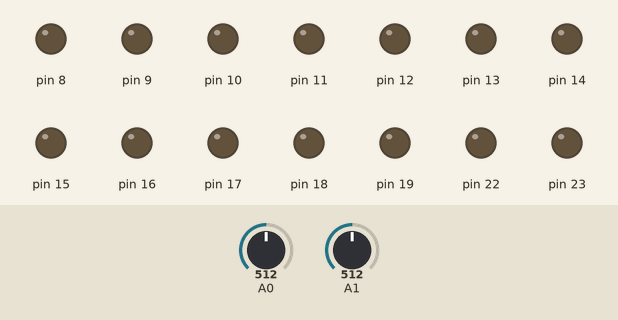
This sketch was run on a simulated Arduino Uno, built with avr-gcc and run on an emulated ATmega328P. Parts: output pins drawn as LEDs (lit = HIGH). The test bench sets the inputs (shaded band); at power-on: A0 = 512, A1 = 512.

Above: at 0.8 s.
0.9 s: A0 set to 104
2.4 s: A0 set to 94
At 3.4 s:
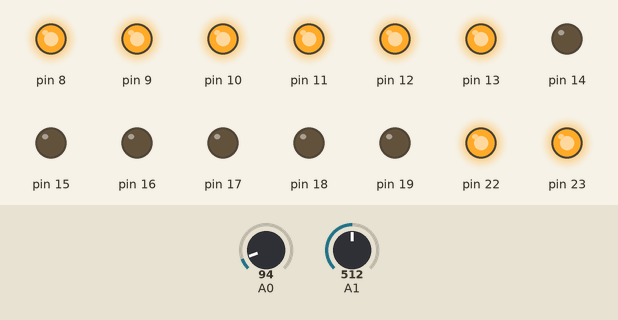
3.9 s: A1 set to 107
5.4 s: A1 set to 90
At 5.7 s:
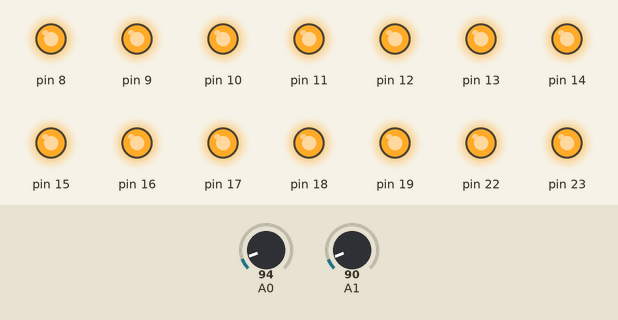
6.9 s: A0 set to 110
At 8.0 s:
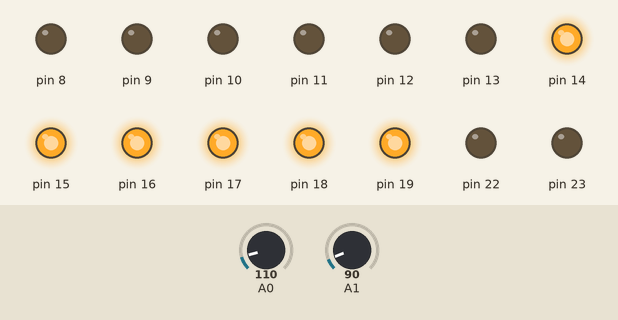
8.4 s: A0 set to 90
At 9.1 s:
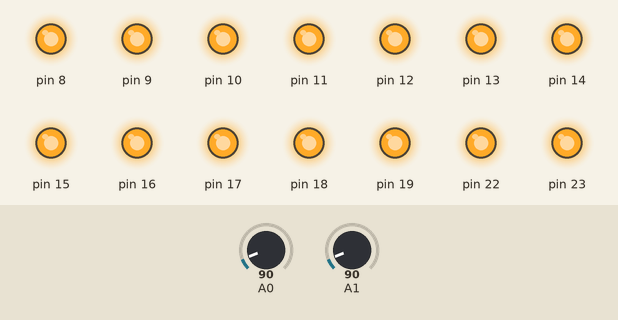
Timing chart, 0 to 10.9 s (numbered marks = the images above; inputs shaded):
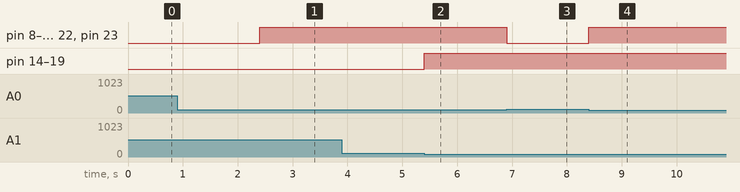

Measured:
- the behaviour switches between 100 and 99 on A0 (found by bisection; images 0 and 1)
- the behaviour switches between 100 and 99 on A1 (found by bisection; images 1 and 2)
- after the input at 0.9 s, every drawn part: stays the same
- after the input at 2.4 s, pin 8–13, pin 22, pin 23: LOW → HIGH at once
- after the input at 3.9 s, every drawn part: stays the same
- after the input at 5.4 s, pin 14–19: LOW → HIGH at once
- after the input at 6.9 s, pin 8–13, pin 22, pin 23: HIGH → LOW at once
- after the input at 8.4 s, pin 8–13, pin 22, pin 23: LOW → HIGH at once

The sketch:

EXP19.ino
```cpp
#include<avr/io.h>
#include<util/delay.h>
#define checkbit(x,y) ((x) & (y))
#define bitn(p) (0x01 << (p))
int main (void)
{
  int right;
  int left;
  DDRB = 0xFF;
  DDRC = 0xFF;
  while(1)
  {
    ADMUX = 0x40;
    ADCSRA = 0xC7;
    while(checkbit(ADCSRA, bitn(ADSC)));
    right = ADCW;


    ADMUX = 0x41;
    ADCSRA = 0xC7;
    while(checkbit(ADCSRA, bitn(ADSC)));
    left = ADCW;

    if (right<100)
    {
      PORTB = 0xFF;

    }
    else
    {
      PORTB = 0x00;

    }

    if (left<100)
    {
      PORTC = 0xFF;

    }
    else
    {
      PORTC = 0x00;

    }

   }

  }
```
